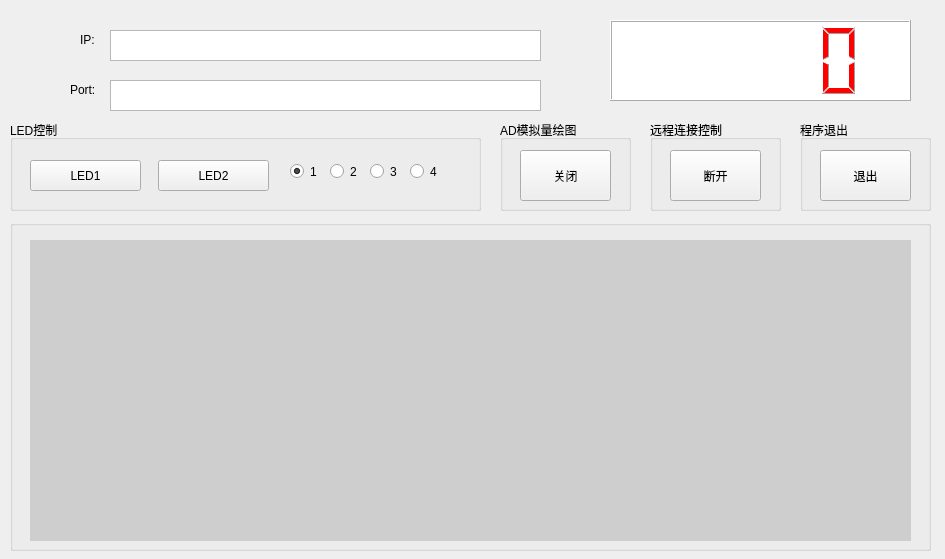
<?xml version="1.0" encoding="UTF-8"?>
<ui version="4.0">
 <class>MainWidget</class>
 <widget class="QWidget" name="MainWidget">
  <property name="geometry">
   <rect>
    <x>0</x>
    <y>0</y>
    <width>945</width>
    <height>559</height>
   </rect>
  </property>
  <property name="windowTitle">
   <string>MainWidget</string>
  </property>
  <widget class="QGroupBox" name="groupBox_2">
   <property name="geometry">
    <rect>
     <x>10</x>
     <y>220</y>
     <width>921</width>
     <height>331</height>
    </rect>
   </property>
   <property name="title">
    <string/>
   </property>
   <widget class="QCustomPlot" name="plot" native="true">
    <property name="geometry">
     <rect>
      <x>20</x>
      <y>20</y>
      <width>881</width>
      <height>301</height>
     </rect>
    </property>
    <property name="autoFillBackground">
     <bool>false</bool>
    </property>
    <property name="styleSheet">
     <string notr="true">background-color: rgb(206, 206, 206);
</string>
    </property>
   </widget>
  </widget>
  <widget class="QGroupBox" name="groupBox_3">
   <property name="geometry">
    <rect>
     <x>10</x>
     <y>120</y>
     <width>471</width>
     <height>91</height>
    </rect>
   </property>
   <property name="title">
    <string>LED控制</string>
   </property>
   <widget class="QPushButton" name="btn_led1">
    <property name="geometry">
     <rect>
      <x>20</x>
      <y>40</y>
      <width>111</width>
      <height>31</height>
     </rect>
    </property>
    <property name="text">
     <string>LED1</string>
    </property>
   </widget>
   <widget class="QPushButton" name="btn_led2">
    <property name="geometry">
     <rect>
      <x>148</x>
      <y>40</y>
      <width>111</width>
      <height>31</height>
     </rect>
    </property>
    <property name="text">
     <string>LED2</string>
    </property>
   </widget>
   <widget class="QRadioButton" name="radio_led1">
    <property name="geometry">
     <rect>
      <x>280</x>
      <y>40</y>
      <width>31</width>
      <height>23</height>
     </rect>
    </property>
    <property name="text">
     <string>1</string>
    </property>
    <property name="checked">
     <bool>true</bool>
    </property>
   </widget>
   <widget class="QRadioButton" name="radio_led2">
    <property name="geometry">
     <rect>
      <x>320</x>
      <y>40</y>
      <width>31</width>
      <height>23</height>
     </rect>
    </property>
    <property name="text">
     <string>2</string>
    </property>
   </widget>
   <widget class="QRadioButton" name="radio_led3">
    <property name="geometry">
     <rect>
      <x>360</x>
      <y>40</y>
      <width>31</width>
      <height>23</height>
     </rect>
    </property>
    <property name="text">
     <string>3</string>
    </property>
   </widget>
   <widget class="QRadioButton" name="radio_led4">
    <property name="geometry">
     <rect>
      <x>400</x>
      <y>40</y>
      <width>31</width>
      <height>23</height>
     </rect>
    </property>
    <property name="text">
     <string>4</string>
    </property>
   </widget>
  </widget>
  <widget class="QLCDNumber" name="lcd_vol">
   <property name="geometry">
    <rect>
     <x>610</x>
     <y>20</y>
     <width>301</width>
     <height>81</height>
    </rect>
   </property>
   <property name="styleSheet">
    <string notr="true">background-color: rgb(255, 255, 255);
color: rgb(255, 0, 0);</string>
   </property>
  </widget>
  <widget class="QGroupBox" name="groupBox_4">
   <property name="geometry">
    <rect>
     <x>500</x>
     <y>120</y>
     <width>131</width>
     <height>91</height>
    </rect>
   </property>
   <property name="title">
    <string>AD模拟量绘图</string>
   </property>
   <widget class="QPushButton" name="btn_adSwitch">
    <property name="geometry">
     <rect>
      <x>20</x>
      <y>30</y>
      <width>91</width>
      <height>51</height>
     </rect>
    </property>
    <property name="text">
     <string>关闭</string>
    </property>
   </widget>
  </widget>
  <widget class="QTextBrowser" name="IptextBrowser">
   <property name="geometry">
    <rect>
     <x>110</x>
     <y>30</y>
     <width>431</width>
     <height>31</height>
    </rect>
   </property>
  </widget>
  <widget class="QTextBrowser" name="PorttextBrowser">
   <property name="geometry">
    <rect>
     <x>110</x>
     <y>80</y>
     <width>431</width>
     <height>31</height>
    </rect>
   </property>
  </widget>
  <widget class="QLabel" name="label_4">
   <property name="geometry">
    <rect>
     <x>80</x>
     <y>30</y>
     <width>21</width>
     <height>20</height>
    </rect>
   </property>
   <property name="text">
    <string>IP:</string>
   </property>
  </widget>
  <widget class="QLabel" name="label_5">
   <property name="geometry">
    <rect>
     <x>70</x>
     <y>80</y>
     <width>31</width>
     <height>20</height>
    </rect>
   </property>
   <property name="text">
    <string>Port:</string>
   </property>
  </widget>
  <widget class="QGroupBox" name="groupBox_5">
   <property name="geometry">
    <rect>
     <x>650</x>
     <y>120</y>
     <width>131</width>
     <height>91</height>
    </rect>
   </property>
   <property name="title">
    <string>远程连接控制</string>
   </property>
   <widget class="QPushButton" name="TcpConnectBtn">
    <property name="geometry">
     <rect>
      <x>20</x>
      <y>30</y>
      <width>91</width>
      <height>51</height>
     </rect>
    </property>
    <property name="text">
     <string>断开</string>
    </property>
   </widget>
  </widget>
  <widget class="QGroupBox" name="groupBox_6">
   <property name="geometry">
    <rect>
     <x>800</x>
     <y>120</y>
     <width>131</width>
     <height>91</height>
    </rect>
   </property>
   <property name="title">
    <string>程序退出</string>
   </property>
   <widget class="QPushButton" name="btn_quit">
    <property name="geometry">
     <rect>
      <x>20</x>
      <y>30</y>
      <width>91</width>
      <height>51</height>
     </rect>
    </property>
    <property name="text">
     <string>退出</string>
    </property>
   </widget>
  </widget>
  <zorder>groupBox_6</zorder>
  <zorder>groupBox_5</zorder>
  <zorder>groupBox_2</zorder>
  <zorder>groupBox_3</zorder>
  <zorder>lcd_vol</zorder>
  <zorder>groupBox_4</zorder>
  <zorder>IptextBrowser</zorder>
  <zorder>PorttextBrowser</zorder>
  <zorder>label_4</zorder>
  <zorder>label_5</zorder>
 </widget>
 <layoutdefault spacing="6" margin="11"/>
 <customwidgets>
  <customwidget>
   <class>QCustomPlot</class>
   <extends>QWidget</extends>
   <header>qcustomplot.h</header>
   <container>1</container>
  </customwidget>
 </customwidgets>
 <resources/>
 <connections/>
</ui>
